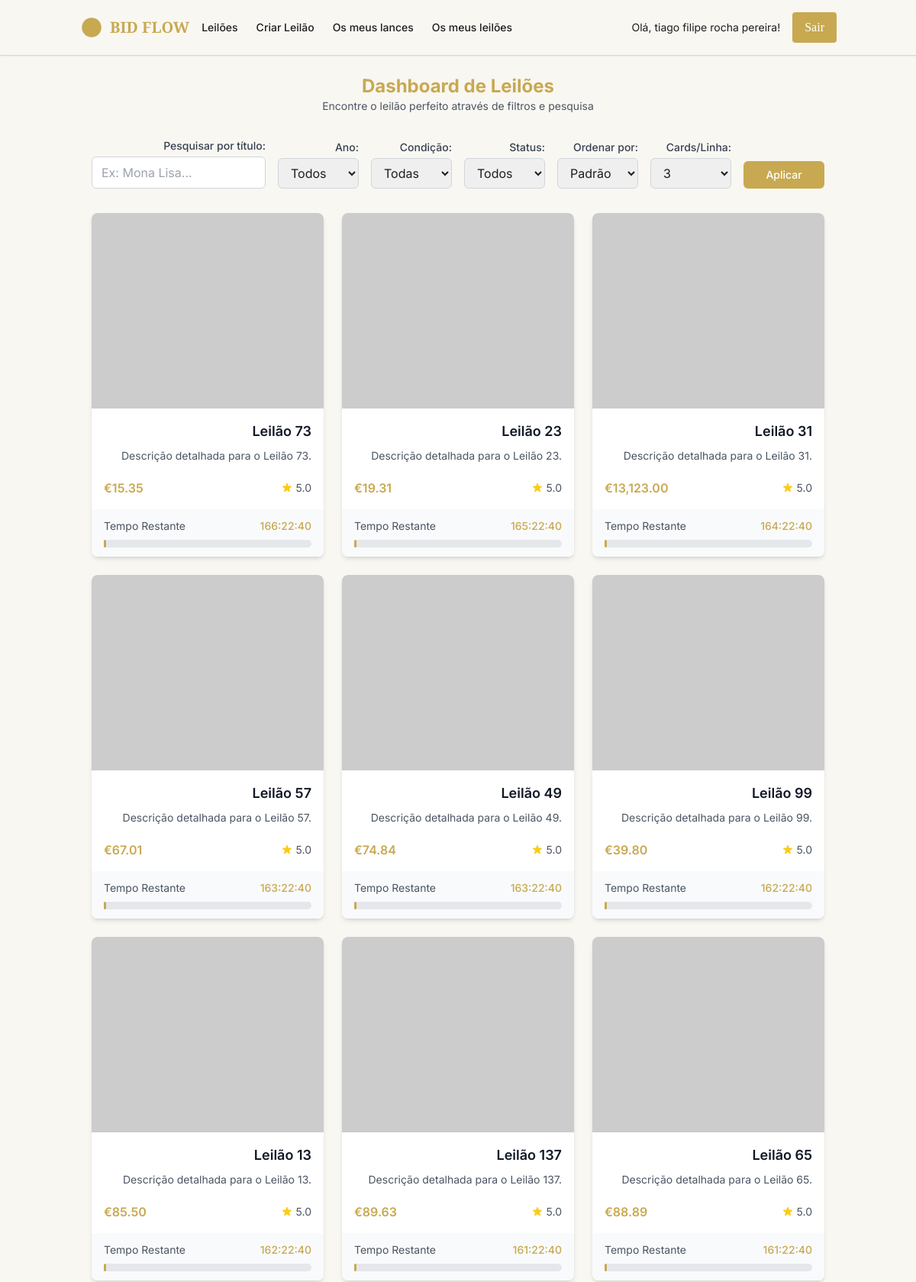
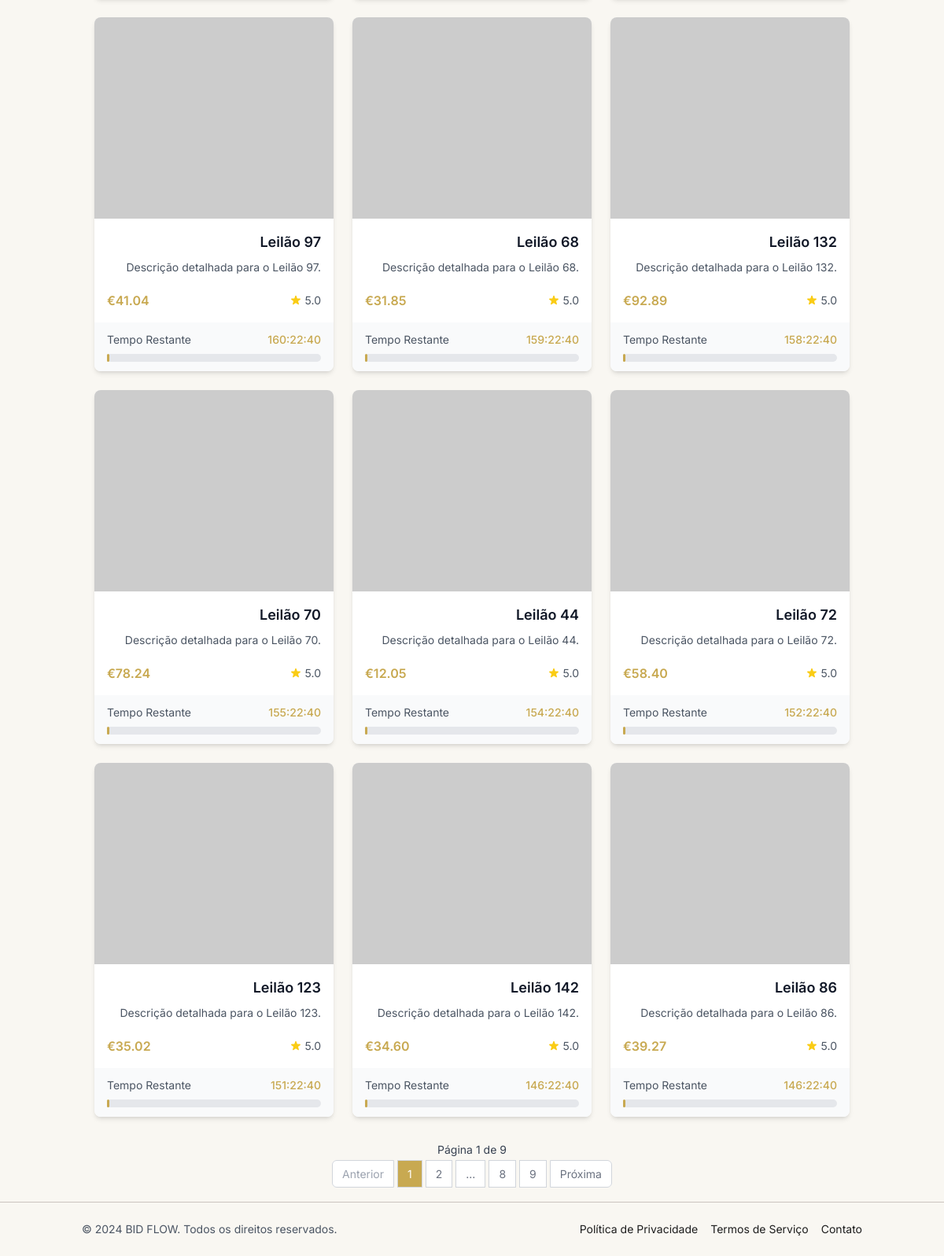
Screenshot of /dashboard (signed in) with the database file from the repository (2 pictures, top to bottom).
### app.py (models this page shows, shortened)
class User(UserMixin, db.Model):
    __tablename__ = 'users'
    id = db.Column(db.String, primary_key=True, default=lambda: str(uuid4()))
    name = db.Column(db.String, nullable=False)
    email = db.Column(db.String, unique=True, nullable=False)
    password_hash = db.Column(db.String, nullable=False)
    lances = db.relationship('Lance', backref='user', lazy=True)

class Leilao(db.Model):
    __tablename__ = 'leiloes'
    id = db.Column(db.String, primary_key=True)
    titulo = db.Column(db.String, nullable=False)
    lance_atual = db.Column(db.Float, nullable=False)
    avaliacoes = db.Column(db.Integer, default=0)
    media_avaliacoes = db.Column(db.Float, default=5.0)
    descricao = db.Column(db.Text, nullable=False)
    tempo_inicio = db.Column(db.DateTime, nullable=False, default=datetime.utcnow)  # Novo Campo
    tempo_fim = db.Column(db.DateTime, nullable=False)
    local_de_entrega = db.Column(db.String, nullable=False)
    ano_fabricacao = db.Column(db.Integer, nullable=False)
    condicao = db.Column(db.String, nullable=False)
    total_lances = db.Column(db.Integer, default=0)
    user_id = db.Column(db.String, db.ForeignKey('users.id'), nullable=False)
    historico_lances = db.relationship('Lance', backref='leilao', cascade='all, delete-orphan', lazy=True)
    detalhes_imagens = db.relationship('Imagem', backref='leilao', cascade='all, delete-orphan', lazy=True)

### app.py (the view)
@app.route('/dashboard')
@login_required
def dashboard():
    q = request.args.get('q', '').strip()
    ano_fabricacao = request.args.get('ano_fabricacao', '').strip()
    condicao = request.args.get('condicao', '').strip()
    ordenar = request.args.get('ordenar', '').strip()
    status = request.args.get('status', 'all').strip()
    page = request.args.get('page', 1, type=int)
    per_page = 18  # Número de leilões por página
    cards_per_row = request.args.get('cards_per_row', 3, type=int)  # Número de cards por linha
    query = Leilao.query
    if q:
        query = query.filter(Leilao.titulo.ilike(f"%{q}%"))
    if ano_fabricacao:
        try:
            ano_fabricacao_int = int(ano_fabricacao)
            query = query.filter(Leilao.ano_fabricacao == ano_fabricacao_int)
        except ValueError:
            flash('Ano de fabricação inválido.', 'error')
    if condicao:
        query = query.filter(Leilao.condicao == condicao)
    agora = datetime.utcnow()
    if status == 'active':
        query = query.filter(Leilao.tempo_fim > agora)
    elif status == 'finished':
        query = query.filter(Leilao.tempo_fim <= agora)
    elif status == 'participated':
        leilao_ids = [l.leilao_id for l in current_user.lances]
        query = query.filter(Leilao.id.in_(leilao_ids))
    if ordenar == 'lance':
        query = query.order_by(Leilao.lance_atual.asc())
    elif ordenar == 'tempo':
        query = query.order_by(Leilao.tempo_fim.asc())
    else:
        query = query.order_by(Leilao.tempo_fim.desc())  # Ordenação padrão
    if cards_per_row not in [1, 2, 3, 4, 5, 6]:
        cards_per_row = 3
    pagination = query.paginate(page=page, per_page=per_page, error_out=False)
    leiloes = pagination.items
    anos_disponiveis = [str(ano) for ano in range(1900, datetime.utcnow().year + 1)]
    leiloes_data = [serialize_leilao(l) for l in leiloes]
    return render_template(
        'dashboard.html',
        leiloes=leiloes,
        leiloes_data=leiloes_data,
        anos_disponiveis=anos_disponiveis,
        agora=agora,
        pagination=pagination,
        status=status,
        q=q,
        ano_fabricacao=ano_fabricacao,
        condicao=condicao,
        ordenar=ordenar,
        cards_per_row=cards_per_row
    )

### templates/dashboard.html (shortened to what this page needs)
{% extends "base.html" %}
{% block content %}
<div class="space-y-8">
    <div class="text-center">
        <h1 class="text-2xl font-bold text-luxgold">Dashboard de Leilões</h1>
        <p class="text-gray-600 text-sm">Encontre o leilão perfeito através de filtros e pesquisa</p>
    </div>
    <form method="GET" id="filters-form" class="grid grid-cols-1 sm:grid-cols-4 lg:grid-cols-8 gap-4 items-end">
        <div class="col-span-2">
            <label for="q" class="block text-sm font-medium text-gray-700 mb-1">Pesquisar por título:</label>
            <input
                type="text"
                name="q"
                id="q"
                value="{{ q }}"
                placeholder="Ex: Mona Lisa..."
                class="w-full border border-gray-300 rounded-md px-3 py-2 focus:outline-none focus:ring-2 focus:ring-luxgold focus:border-luxgold"
            />
        </div>
        <div class="col-span-1">
            <label for="ano_fabricacao" class="block text-sm font-medium text-gray-700 mb-1">Ano:</label>
            <select name="ano_fabricacao" id="ano_fabricacao"
                class="w-full border border-gray-300 rounded-md px-3 py-2 focus:outline-none focus:ring-2 focus:ring-luxgold focus:border-luxgold">
                <option value="">Todos</option>
            </select>
        </div>
        <div class="col-span-1">
            <label for="condicao" class="block text-sm font-medium text-gray-700 mb-1">Condição:</label>
            <select name="condicao" id="condicao"
                class="w-full border border-gray-300 rounded-md px-3 py-2 focus:outline-none focus:ring-2 focus:ring-luxgold focus:border-luxgold">
                <option value="">Todas</option>
            </select>
        </div>
        <div class="col-span-1">
            <label for="status" class="block text-sm font-medium text-gray-700 mb-1">Status:</label>
            <select name="status" id="status"
                class="w-full border border-gray-300 rounded-md px-3 py-2 focus:outline-none focus:ring-2 focus:ring-luxgold focus:border-luxgold">
                <option value="all" {% if status == 'all' %}selected{% endif %}>Todos</option>
            </select>
        </div>
        <div class="col-span-1">
            <label for="ordenar" class="block text-sm font-medium text-gray-700 mb-1">Ordenar por:</label>
            <select name="ordenar" id="ordenar"
                class="w-full border border-gray-300 rounded-md px-3 py-2 focus:outline-none focus:ring-2 focus:ring-luxgold focus:border-luxgold">
                <option value="">Padrão</option>
            </select>
        </div>
        <div class="col-span-1">
            <label for="cards_per_row" class="block text-sm font-medium text-gray-700 mb-1">Cards/Linha:</label>
            <select name="cards_per_row" id="cards_per_row"
                class="w-full border border-gray-300 rounded-md px-3 py-2 focus:outline-none focus:ring-2 focus:ring-luxgold focus:border-luxgold">
                <option value="3" {% if cards_per_row == 3 %}selected{% endif %}>3</option>
            </select>
        </div>
        <div class="col-span-1 flex">
            <button type="submit" class="bg-luxgold text-white px-4 py-2 rounded-md hover:bg-yellow-600 transition text-sm font-medium w-full">
                Aplicar
            </button>
        </div>
    </form>
    <div class="grid gap-6 grid-cols-{{ cards_per_row }}">
        {% for leilao in leiloes %}
        {% set encerrado = leilao.tempo_fim < agora %}
        <div class="bg-white overflow-hidden shadow-md rounded-lg flex flex-col hover:shadow-xl transition">
            {% if not encerrado %}
            <a href="{{ url_for('leilao_inspecao', leilao_id=leilao.id) }}" class="block">
            {% else %}
            <div class="block cursor-default opacity-70">
            {% endif %}
                <div class="h-64 w-full overflow-hidden">
                    {% if leilao.detalhes_imagens and leilao.detalhes_imagens[0] %}
                    <img src="{{ leilao.detalhes_imagens[0].url }}" alt="{{ leilao.detalhes_imagens[0].alt }}" class="object-cover w-full h-full">
                    {% else %}
                    <div class="flex items-center justify-center w-full h-full bg-gray-200 text-gray-500">Sem imagem</div>
                    {% endif %}
                </div>
                <div class="p-4 flex-grow flex flex-col justify-between">
                    <div>
                        <h2 class="text-lg font-semibold text-gray-900 mb-2 line-clamp-2">{{ leilao.titulo }}</h2>
                        <p class="text-sm text-gray-600 mb-3 line-clamp-2">{{ leilao.descricao }}</p>
                    </div>
                    <div class="flex justify-between items-center mt-2">
                        <span class="text-luxgold font-semibold">€{{ "{:,.2f}".format(leilao.lance_atual) }}</span>
                        <div class="flex items-center">
                            <span class="text-sm text-gray-600">{{ leilao.media_avaliacoes }}</span>
                        </div>
                    </div>
                </div>
            {% if not encerrado %}
            </a>
            {% else %}
            </div>
            {% endif %}
            <div class="px-4 py-3 bg-gray-50">
                <div class="flex items-center justify-between text-sm">
                    <span class="text-gray-600">Tempo Restante</span>
                    <span class="font-medium text-luxgold" id="countdown-{{ leilao.id }}">
                    </span>
                </div>
                <div class="mt-2 w-full bg-gray-200 rounded-full h-2.5">
                    <div class="bg-luxgold h-2.5 rounded-full transition-width duration-500" id="progress-bar-{{ leilao.id }}" style="width: 0%"></div>
                </div>
            </div>
        </div>
        {% endfor %}
    </div>
    {% if pagination.pages > 1 %}
    <div class="flex flex-col items-center mt-8 space-y-2">
        <p class="text-sm text-gray-700">Página {{ pagination.page }} de {{ pagination.pages }}</p>
        <nav aria-label="Page navigation">
            <ul class="inline-flex items-center space-x-1">
                {% if pagination.has_prev %}
                <li>
                    <a href="{{ url_for('dashboard', q=q, ano_fabricacao=ano_fabricacao, condicao=condicao, ordenar=ordenar, status=status, cards_per_row=cards_per_row, page=pagination.prev_num) }}" class="px-3 py-2 text-sm leading-tight text-gray-500 bg-white border border-gray-300 rounded-l-md hover:bg-gray-100 hover:text-gray-700 transition">
                        Anterior
                    </a>
                </li>
                {% else %}
                <li>
                    <span class="px-3 py-2 text-sm leading-tight text-gray-400 bg-white border border-gray-300 rounded-l-md">
                        Anterior
                    </span>
                </li>
                {% endif %}
                {% for p in pagination.iter_pages(left_edge=2, right_edge=2, left_current=2, right_current=2) %}
                    {% if p %}
                        {% if p == pagination.page %}
                            <li>
                                <span class="px-3 py-2 text-sm leading-tight text-white bg-luxgold border border-gray-300">{{ p }}</span>
                            </li>
                        {% else %}
                            <li>
                                <a href="{{ url_for('dashboard', q=q, ano_fabricacao=ano_fabricacao, condicao=condicao, ordenar=ordenar, status=status, cards_per_row=cards_per_row, page=p) }}" class="px-3 py-2 text-sm leading-tight text-gray-500 bg-white border border-gray-300 hover:bg-gray-100 hover:text-gray-700 transition">
                                    {{ p }}
                                </a>
                            </li>
                        {% endif %}
                    {% else %}
                        <li>
                            <span class="px-3 py-2 text-sm leading-tight text-gray-500 bg-white border border-gray-300">...</span>
                        </li>
                    {% endif %}
                {% endfor %}
                {% if pagination.has_next %}
                <li>
                    <a href="{{ url_for('dashboard', q=q, ano_fabricacao=ano_fabricacao, condicao=condicao, ordenar=ordenar, status=status, cards_per_row=cards_per_row, page=pagination.next_num) }}" class="px-3 py-2 text-sm leading-tight text-gray-500 bg-white border border-gray-300 rounded-r-md hover:bg-gray-100 hover:text-gray-700 transition">
                        Próxima
                    </a>
                </li>
                {% else %}
                <li>
                    <span class="px-3 py-2 text-sm leading-tight text-gray-400 bg-white border border-gray-300 rounded-r-md">
                        Próxima
                    </span>
                </li>
                {% endif %}
            </ul>
        </nav>
    </div>
    {% endif %}
</div>
{% endblock %}

### templates/base.html (shortened to what this page needs)
<!DOCTYPE html>
<html lang="pt-PT" class="scroll-smooth">
<head>
    <script src="https://cdn.tailwindcss.com"></script>
    <link rel="stylesheet" href="https://cdn.jsdelivr.net/npm/toastify-js/src/toastify.min.css">
</head>
<body class="h-full font-sans text-luxtext antialiased flex flex-col min-h-screen bg-luxcream">
    <header class="bg-luxcream bg-opacity-90 backdrop-blur-sm border-b border-luxbrown/20 shadow-sm">
        <nav class="container mx-auto px-4 py-4 flex items-center justify-between">
            <div class="flex items-center space-x-4">
                <a href="{{ url_for('dashboard') }}" class="flex items-center">
                    <svg class="h-8 w-8 text-luxgold" fill="currentColor" viewBox="0 0 20 20">
                        <circle cx="10" cy="10" r="8" />
                    </svg>
                    <span class="ml-2 font-serif text-xl font-bold text-luxgold">BID FLOW</span>
                </a>
                <div class="hidden md:flex space-x-6 text-right">
                    <a href="{{ url_for('dashboard') }}" class="text-luxtext hover:text-luxgold text-sm font-medium transition">
                        Leilões
                    </a>
                    <a href="{{ url_for('criar_leilao') }}" class="text-luxtext hover:text-luxgold text-sm font-medium transition">
                        Criar Leilão
                    </a>
                    {% if current_user.is_authenticated %}
                    <a href="{{ url_for('meus_lances') }}" class="text-luxtext hover:text-luxgold text-sm font-medium transition">
                        Os meus lances
                    </a>
                    <a href="{{ url_for('meus_leiloes') }}" class="text-luxtext hover:text-luxgold text-sm font-medium transition">
                        Os meus leilões
                    </a>
                    {% endif %}
                </div>
            </div>
            <div class="hidden md:flex items-center space-x-4 text-right">
                {% if current_user.is_authenticated %}
                    <span class="text-luxtext text-sm">Olá, {{ current_user.name }}!</span>
                    <a href="{{ url_for('logout') }}" class="bg-luxgold text-white px-4 py-2 rounded hover:bg-opacity-90 transition font-serif font-medium">
                        Sair
                    </a>
                {% else %}
                    <a href="{{ url_for('login') }}" class="text-luxtext hover:text-luxgold text-sm font-medium transition">Entrar</a>
                    <a href="{{ url_for('register') }}" class="bg-luxgold text-white px-4 py-2 rounded hover:bg-opacity-90 transition font-serif font-medium">Registar</a>
                {% endif %}
            </div>
        </nav>
    </header>
    <main class="flex-grow {% block main_classes %}container mx-auto py-6 px-4 sm:px-6 lg:px-8 text-right{% endblock %}">
        {% block content %}{% endblock %}
    </main>
    <footer class="bg-luxcream border-t border-luxbrown/30">
        <div class="container mx-auto px-4 py-6">
            <div class="flex flex-col md:flex-row items-center justify-between">
                <p class="text-center md:text-right text-sm text-gray-600">
                    &copy; 2024 BID FLOW. Todos os direitos reservados.
                </p>
                <div class="mt-4 md:mt-0 flex space-x-4 text-right">
                    <a href="#" class="text-luxtext hover:text-luxgold text-sm transition">Política de Privacidade</a>
                    <a href="#" class="text-luxtext hover:text-luxgold text-sm transition">Termos de Serviço</a>
                    <a href="#" class="text-luxtext hover:text-luxgold text-sm transition">Contato</a>
                </div>
            </div>
        </div>
    </footer>
</body>
</html>

### rows the page displays
User: name "tiago filipe rocha pereira"
Leilao: titulo "Leilão 73", descricao "Descrição detalhada para o Leilão 73.", lance_atual "15.35", media_avaliacoes "5.0"
Leilao: titulo "Leilão 23", descricao "Descrição detalhada para o Leilão 23.", lance_atual "19.31", media_avaliacoes "5.0"
Leilao: titulo "Leilão 31", descricao "Descrição detalhada para o Leilão 31.", lance_atual "13,123.00", media_avaliacoes "5.0"
Leilao: titulo "Leilão 57", descricao "Descrição detalhada para o Leilão 57.", lance_atual "67.01", media_avaliacoes "5.0"
Leilao: titulo "Leilão 49", descricao "Descrição detalhada para o Leilão 49.", lance_atual "74.84", media_avaliacoes "5.0"
Leilao: titulo "Leilão 99", descricao "Descrição detalhada para o Leilão 99.", lance_atual "39.80", media_avaliacoes "5.0"
Leilao: titulo "Leilão 13", descricao "Descrição detalhada para o Leilão 13.", lance_atual "85.50", media_avaliacoes "5.0"
Leilao: titulo "Leilão 137", descricao "Descrição detalhada para o Leilão 137.", lance_atual "89.63", media_avaliacoes "5.0"
Leilao: titulo "Leilão 65", descricao "Descrição detalhada para o Leilão 65.", lance_atual "88.89", media_avaliacoes "5.0"
Leilao: titulo "Leilão 97", descricao "Descrição detalhada para o Leilão 97.", lance_atual "41.04", media_avaliacoes "5.0"
Leilao: titulo "Leilão 68", descricao "Descrição detalhada para o Leilão 68.", lance_atual "31.85", media_avaliacoes "5.0"
Leilao: titulo "Leilão 132", descricao "Descrição detalhada para o Leilão 132.", lance_atual "92.89", media_avaliacoes "5.0"
Leilao: titulo "Leilão 70", descricao "Descrição detalhada para o Leilão 70.", lance_atual "78.24", media_avaliacoes "5.0"
Leilao: titulo "Leilão 44", descricao "Descrição detalhada para o Leilão 44.", lance_atual "12.05", media_avaliacoes "5.0"
Leilao: titulo "Leilão 72", descricao "Descrição detalhada para o Leilão 72.", lance_atual "58.40", media_avaliacoes "5.0"
Leilao: titulo "Leilão 123", descricao "Descrição detalhada para o Leilão 123.", lance_atual "35.02", media_avaliacoes "5.0"
Leilao: titulo "Leilão 142", descricao "Descrição detalhada para o Leilão 142.", lance_atual "34.60", media_avaliacoes "5.0"
Leilao: titulo "Leilão 86", descricao "Descrição detalhada para o Leilão 86.", lance_atual "39.27", media_avaliacoes "5.0"

### other values shown
{{ pagination.page }} "1"
{{ pagination.pages }} "9"
{{ p }} "1"
{{ p }} "2" "8" "9"
